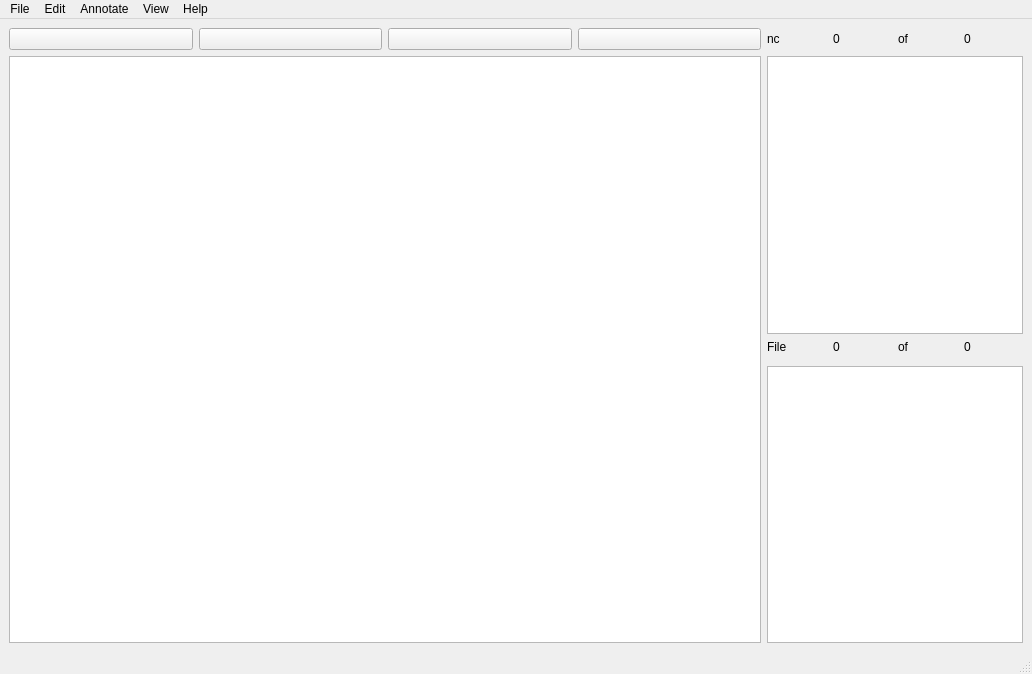
<?xml version="1.0" encoding="UTF-8"?>
<ui version="4.0">
 <class>PicAnnotate</class>
 <widget class="QMainWindow" name="PicAnnotate">
  <property name="geometry">
   <rect>
    <x>0</x>
    <y>0</y>
    <width>1032</width>
    <height>674</height>
   </rect>
  </property>
  <property name="windowTitle">
   <string>PicAnnotate</string>
  </property>
  <widget class="QWidget" name="centralwidget">
   <layout class="QGridLayout" name="gridLayout">
    <item row="0" column="0">
     <layout class="QHBoxLayout" name="horizontalLayout">
      <item>
       <widget class="QPushButton" name="ZoomOut">
        <property name="text">
         <string/>
        </property>
        <property name="icon">
         <iconset theme="zoom-out"/>
        </property>
       </widget>
      </item>
      <item>
       <widget class="QPushButton" name="ZoomIn">
        <property name="text">
         <string/>
        </property>
        <property name="icon">
         <iconset theme="zoom-in"/>
        </property>
       </widget>
      </item>
      <item>
       <widget class="QPushButton" name="pre_button">
        <property name="text">
         <string/>
        </property>
        <property name="icon">
         <iconset theme="go-previous"/>
        </property>
       </widget>
      </item>
      <item>
       <widget class="QPushButton" name="next_button">
        <property name="text">
         <string/>
        </property>
        <property name="icon">
         <iconset theme="go-next"/>
        </property>
       </widget>
      </item>
     </layout>
    </item>
    <item row="2" column="1">
     <layout class="QHBoxLayout" name="horizontalLayout_2">
      <item>
       <widget class="QLabel" name="label">
        <property name="text">
         <string>File</string>
        </property>
       </widget>
      </item>
      <item>
       <widget class="QLabel" name="lblCurrentFileNumber">
        <property name="text">
         <string>0</string>
        </property>
       </widget>
      </item>
      <item>
       <widget class="QLabel" name="label_2">
        <property name="text">
         <string>of</string>
        </property>
       </widget>
      </item>
      <item>
       <widget class="QLabel" name="lblFilesInFolder">
        <property name="text">
         <string>0</string>
        </property>
       </widget>
      </item>
     </layout>
    </item>
    <item row="4" column="1" alignment="Qt::AlignRight">
     <widget class="QListView" name="listViewFiles"/>
    </item>
    <item row="1" column="1" alignment="Qt::AlignRight">
     <widget class="QListView" name="listViewClass"/>
    </item>
    <item row="1" column="0" rowspan="4">
     <widget class="QGraphicsView" name="graphicsView"/>
    </item>
    <item row="0" column="1">
     <layout class="QHBoxLayout" name="horizontalLayout_3">
      <item>
       <widget class="QLabel" name="label_3">
        <property name="text">
         <string>&lt;html&gt;&lt;head/&gt;&lt;body&gt;&lt;p&gt;nc&lt;/p&gt;&lt;/body&gt;&lt;/html&gt;</string>
        </property>
       </widget>
      </item>
      <item>
       <widget class="QLabel" name="lblCurrentnc">
        <property name="text">
         <string>0</string>
        </property>
       </widget>
      </item>
      <item>
       <widget class="QLabel" name="label_4">
        <property name="text">
         <string>of</string>
        </property>
       </widget>
      </item>
      <item>
       <widget class="QLabel" name="lblTotalnc">
        <property name="text">
         <string>0</string>
        </property>
       </widget>
      </item>
     </layout>
    </item>
   </layout>
  </widget>
  <widget class="QMenuBar" name="menubar">
   <property name="geometry">
    <rect>
     <x>0</x>
     <y>0</y>
     <width>1032</width>
     <height>22</height>
    </rect>
   </property>
   <widget class="QMenu" name="menuFile">
    <property name="title">
     <string>File</string>
    </property>
    <addaction name="actionOpen_Image"/>
    <addaction name="actionOpen_Video"/>
    <addaction name="actionOpen_Annotation"/>
    <addaction name="actionOpen_Folder"/>
    <addaction name="actionRead_YAML"/>
    <addaction name="actionSave"/>
    <addaction name="actionSave_Directory"/>
    <addaction name="actionExit"/>
   </widget>
   <widget class="QMenu" name="menuEdit">
    <property name="title">
     <string>Edit</string>
    </property>
    <addaction name="actionEdit_Label"/>
    <addaction name="actionAuto_Save"/>
    <addaction name="actionPreferences"/>
   </widget>
   <widget class="QMenu" name="menuAnnotate">
    <property name="title">
     <string>Annotate</string>
    </property>
    <addaction name="actionRectBox"/>
    <addaction name="actionSquare"/>
    <addaction name="actionPolyline"/>
    <addaction name="actionPolygone"/>
    <addaction name="actionKeypoint"/>
    <addaction name="actionSketlton"/>
   </widget>
   <widget class="QMenu" name="menuView">
    <property name="title">
     <string>View</string>
    </property>
    <addaction name="actionDisplay_RectBox"/>
    <addaction name="actionDisplay_Label"/>
    <addaction name="actionZoom_In"/>
    <addaction name="actionZoom_Out"/>
    <addaction name="actionFit_Window"/>
   </widget>
   <widget class="QMenu" name="menuHelp">
    <property name="title">
     <string>Help</string>
    </property>
    <addaction name="actionAbout"/>
   </widget>
   <addaction name="menuFile"/>
   <addaction name="menuEdit"/>
   <addaction name="menuAnnotate"/>
   <addaction name="menuView"/>
   <addaction name="menuHelp"/>
  </widget>
  <widget class="QStatusBar" name="statusbar"/>
  <action name="actionOpen_Image">
   <property name="icon">
    <iconset theme="applications-graphics"/>
   </property>
   <property name="text">
    <string>Open Image</string>
   </property>
  </action>
  <action name="actionOpen_Video">
   <property name="icon">
    <iconset theme="applications-multimedia"/>
   </property>
   <property name="text">
    <string>Open Video</string>
   </property>
  </action>
  <action name="actionOpen_Annotation">
   <property name="text">
    <string>Open Annotation</string>
   </property>
  </action>
  <action name="actionExit">
   <property name="text">
    <string>Exit</string>
   </property>
  </action>
  <action name="actionSave_Directory">
   <property name="text">
    <string>Save Directory</string>
   </property>
  </action>
  <action name="actionSave">
   <property name="icon">
    <iconset theme="document-save"/>
   </property>
   <property name="text">
    <string>Save</string>
   </property>
  </action>
  <action name="actionEdit_Label">
   <property name="text">
    <string>Edit Label</string>
   </property>
  </action>
  <action name="actionPreferences">
   <property name="text">
    <string>Preferences</string>
   </property>
  </action>
  <action name="actionRectBox">
   <property name="text">
    <string>RectBox</string>
   </property>
  </action>
  <action name="actionSquare">
   <property name="text">
    <string>Square</string>
   </property>
  </action>
  <action name="actionPolyline">
   <property name="text">
    <string>Polyline</string>
   </property>
  </action>
  <action name="actionPolygone">
   <property name="text">
    <string>Polygone</string>
   </property>
  </action>
  <action name="actionKeypoint">
   <property name="text">
    <string>Keypoint</string>
   </property>
  </action>
  <action name="actionSketlton">
   <property name="text">
    <string>Skeleton</string>
   </property>
  </action>
  <action name="actionDisplay_RectBox">
   <property name="checkable">
    <bool>true</bool>
   </property>
   <property name="text">
    <string>Display RectBox</string>
   </property>
  </action>
  <action name="actionDisplay_Label">
   <property name="checkable">
    <bool>true</bool>
   </property>
   <property name="text">
    <string>Display Label</string>
   </property>
  </action>
  <action name="actionAuto_Save">
   <property name="checkable">
    <bool>true</bool>
   </property>
   <property name="text">
    <string>Auto Save</string>
   </property>
  </action>
  <action name="actionZoom_In">
   <property name="icon">
    <iconset theme="zoom-in"/>
   </property>
   <property name="text">
    <string>Zoom In</string>
   </property>
  </action>
  <action name="actionZoom_Out">
   <property name="icon">
    <iconset theme="zoom-out"/>
   </property>
   <property name="text">
    <string>Zoom Out</string>
   </property>
  </action>
  <action name="actionFit_Window">
   <property name="text">
    <string>Fit Window</string>
   </property>
  </action>
  <action name="actionAbout">
   <property name="text">
    <string>About</string>
   </property>
  </action>
  <action name="actionOpen_Folder">
   <property name="icon">
    <iconset theme="folder"/>
   </property>
   <property name="text">
    <string>Open Folder</string>
   </property>
  </action>
  <action name="actionRead_YAML">
   <property name="text">
    <string>Read YAML</string>
   </property>
  </action>
 </widget>
 <resources/>
 <connections/>
</ui>
